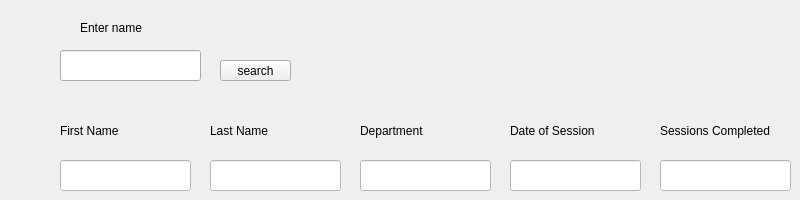
    <widget class="QWidget" name="tab_9">
     <attribute name="title">
      <string>report-1</string>
     </attribute>
     <widget class="QLineEdit" name="line99">
      <property name="geometry">
       <rect>
        <x>60</x>
        <y>50</y>
        <width>141</width>
        <height>31</height>
       </rect>
      </property>
     </widget>
     <widget class="QPushButton" name="bttn99">
      <property name="geometry">
       <rect>
        <x>220</x>
        <y>60</y>
        <width>71</width>
        <height>21</height>
       </rect>
      </property>
      <property name="text">
       <string>search</string>
      </property>
     </widget>
     <widget class="QLineEdit" name="lineEdit">
      <property name="geometry">
       <rect>
        <x>60</x>
        <y>160</y>
        <width>131</width>
        <height>31</height>
       </rect>
      </property>
      <property name="styleSheet">
       <string notr="true">background-color: rgb(255, 255, 255);</string>
      </property>
      <property name="text">
       <string/>
      </property>
     </widget>
     <widget class="QLineEdit" name="lineEdit_2">
      <property name="geometry">
       <rect>
        <x>210</x>
        <y>160</y>
        <width>131</width>
        <height>31</height>
       </rect>
      </property>
      <property name="styleSheet">
       <string notr="true">background-color: rgb(255, 255, 255);</string>
      </property>
     </widget>
     <widget class="QLineEdit" name="lineEdit_3">
      <property name="geometry">
       <rect>
        <x>360</x>
        <y>160</y>
        <width>131</width>
        <height>31</height>
       </rect>
      </property>
      <property name="styleSheet">
       <string notr="true">background-color: rgb(255, 255, 255);</string>
      </property>
     </widget>
     <widget class="QLineEdit" name="lineEdit_4">
      <property name="geometry">
       <rect>
        <x>510</x>
        <y>160</y>
        <width>131</width>
        <height>31</height>
       </rect>
      </property>
      <property name="styleSheet">
       <string notr="true">background-color: rgb(255, 255, 255);</string>
      </property>
     </widget>
     <widget class="QLineEdit" name="lineEdit_5">
      <property name="geometry">
       <rect>
        <x>660</x>
        <y>160</y>
        <width>131</width>
        <height>31</height>
       </rect>
      </property>
      <property name="styleSheet">
       <string notr="true">background-color: rgb(255, 255, 255);</string>
      </property>
     </widget>
     <widget class="QLabel" name="label_47">
      <property name="geometry">
       <rect>
        <x>60</x>
        <y>120</y>
        <width>131</width>
        <height>21</height>
       </rect>
      </property>
      <property name="text">
       <string>First Name</string>
      </property>
     </widget>
     <widget class="QLabel" name="label_48">
      <property name="geometry">
       <rect>
        <x>210</x>
        <y>120</y>
        <width>131</width>
        <height>21</height>
       </rect>
      </property>
      <property name="text">
       <string>Last Name</string>
      </property>
     </widget>
     <widget class="QLabel" name="label_49">
      <property name="geometry">
       <rect>
        <x>360</x>
        <y>120</y>
        <width>131</width>
        <height>21</height>
       </rect>
      </property>
      <property name="text">
       <string>Department</string>
      </property>
     </widget>
     <widget class="QLabel" name="label_50">
      <property name="geometry">
       <rect>
        <x>510</x>
        <y>120</y>
        <width>131</width>
        <height>21</height>
       </rect>
      </property>
      <property name="text">
       <string>Date of Session</string>
      </property>
     </widget>
     <widget class="QLabel" name="label_51">
      <property name="geometry">
       <rect>
        <x>660</x>
        <y>120</y>
        <width>131</width>
        <height>21</height>
       </rect>
      </property>
      <property name="text">
       <string>Sessions Completed</string>
      </property>
     </widget>
     <widget class="QLabel" name="label_52">
      <property name="geometry">
       <rect>
        <x>80</x>
        <y>20</y>
        <width>131</width>
        <height>16</height>
       </rect>
      </property>
      <property name="text">
       <string>Enter name</string>
      </property>
     </widget>
    </widget>
